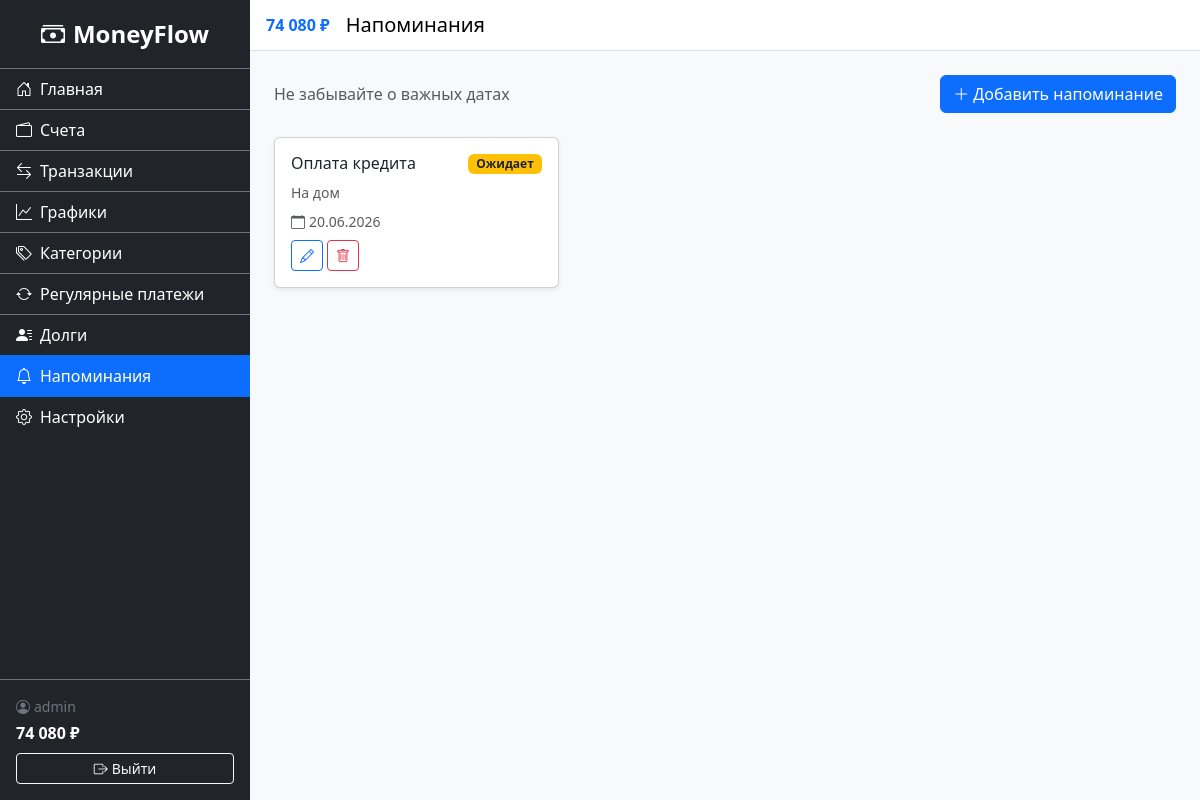
Screenshot of /finance/reminders/ (signed in) with the database file from the repository.
### accounts/models.py (models this page shows, shortened)
class CustomUser(AbstractUser):
    username = models.CharField(
        'Имя пользователя',
        max_length=150,
        unique=True,
        validators=[UnicodeUsernameValidator()],
        error_messages={'unique': 'Пользователь с таким именем уже существует.'},
    )
    phone_number = models.CharField(max_length=15, blank=True, null=True, verbose_name="Номер телефона")
    is_email_verified = models.BooleanField('Email подтверждён', default=False)

### finance/models.py (models this page shows, shortened)
class Reminder(models.Model):
    user = models.ForeignKey(settings.AUTH_USER_MODEL, on_delete=models.CASCADE, related_name='reminders')
    title = models.CharField('Заголовок', max_length=200)
    message = models.TextField('Сообщение', blank=True)
    remind_date = models.DateField('Дата напоминания')
    is_completed = models.BooleanField('Выполнено', default=False)
    transaction = models.ForeignKey(Transaction, on_delete=models.SET_NULL, null=True, blank=True, related_name='reminders', verbose_name='Связанная транзакция')
    created_at = models.DateTimeField('Дата создания', auto_now_add=True)
    class Meta:
        verbose_name = 'Напоминание'
        verbose_name_plural = 'Напоминания'
        ordering = ['is_completed', 'remind_date']

### finance/views.py (the view)
# urls.py: path('reminders/', views.ReminderListView.as_view(), name='reminder_list'),
class ReminderListView(LoginRequiredMixin, ListView):
    model = Reminder
    template_name = 'finance/reminder_list.html'
    context_object_name = 'reminders'
    def get_queryset(self):
        return Reminder.objects.filter(user=self.request.user).select_related('transaction')

### finance/context_processors.py (called while the page is built)
def total_balance(request):
    if request.user.is_authenticated:
        balance = Account.objects.filter(user=request.user).aggregate(
            total=Sum('balance')
        )['total'] or 0
        return {'sidebar_balance': balance}
    return {'sidebar_balance': 0}

### finance/templatetags/finance_tags.py (called while the page is built)
@register.filter
def spaced(value):
    if value is None:
        return '0'
    num = float(value)
    is_neg = num < 0
    num = abs(num)
    int_part = int(num)
    frac = num - int_part
    int_str = str(int_part)
    result = ''
    while int_str:
        if len(int_str) <= 3:
            result = int_str + result
            int_str = ''
        else:
            result = ' ' + int_str[-3:] + result
            int_str = int_str[:-3]
    if frac >= 0.005:
        result += f'{frac:.2f}'[1:]
    return ('-' if is_neg else '') + result

### finance/templates/finance/reminder_list.html (shortened to what this page needs)
{% extends 'base.html' %}
{% block page_title %}Напоминания{% endblock %}
{% block content %}
<div class="d-flex justify-content-between align-items-center mb-4">
    <span class="text-muted">Не забывайте о важных датах</span>
    <a href="{% url 'finance:reminder_create' %}" class="btn btn-primary">
        <i class="bi bi-plus-lg me-1"></i>Добавить напоминание
    </a>
</div>
{% if reminders %}
<div class="row">
    {% for r in reminders %}
    <div class="col-md-6 col-lg-4 mb-3">
        <div class="card shadow-sm h-100 {% if r.is_completed %}bg-light{% endif %}">
            <div class="card-body">
                <div class="d-flex justify-content-between align-items-start mb-2">
                    <h6 class="card-title mb-0 {% if r.is_completed %}text-muted text-decoration-line-through{% endif %}">
                        {{ r.title }}
                    </h6>
                    {% if r.is_completed %}
                    <span class="badge bg-success">Выполнено</span>
                    {% else %}
                    <span class="badge bg-warning text-dark">Ожидает</span>
                    {% endif %}
                </div>
                {% if r.message %}<p class="small text-muted mb-2">{{ r.message }}</p>{% endif %}
                <div class="small text-muted mb-2">
                    <i class="bi bi-calendar me-1"></i>{{ r.remind_date|date:'d.m.Y' }}
                </div>
                <div class="d-flex gap-1">
                    <a href="{% url 'finance:reminder_update' r.pk %}" class="btn btn-outline-primary btn-sm">
                        <i class="bi bi-pencil"></i>
                    </a>
                    <a href="{% url 'finance:reminder_delete' r.pk %}" class="btn btn-outline-danger btn-sm">
                        <i class="bi bi-trash"></i>
                    </a>
                </div>
            </div>
        </div>
    </div>
    {% endfor %}
</div>
{% else %}
<div class="text-center text-muted py-5">
    <i class="bi bi-bell display-3 d-block mb-3"></i>
    Нет напоминаний.
</div>
{% endif %}
{% endblock %}

### templates/base.html (shortened to what this page needs)
<!DOCTYPE html>
<html lang="ru">
<head>
    <link href="https://cdn.jsdelivr.net/npm/bootstrap@5.3.3/dist/css/bootstrap.min.css" rel="stylesheet">
    <link rel="stylesheet" href="https://cdn.jsdelivr.net/npm/bootstrap-icons@1.11.3/font/bootstrap-icons.css">
    {% load static %}
    {% load finance_tags %}
    <link rel="stylesheet" href="{% static 'css/styles.css' %}">
    <link rel="stylesheet" href="{% static 'css/dark-theme.css' %}" id="dark-theme" disabled>
</head>
<body>
    <div class="d-flex" id="wrapper">
        <div class="sidebar bg-dark text-white" id="sidebar-wrapper">
            <div class="sidebar-heading text-center py-3 fs-4 fw-bold border-bottom border-secondary">
                <i class="bi bi-cash-stack me-2"></i>MoneyFlow
            </div>
            <div class="list-group list-group-flush">
                <a href="{% url 'home' %}" class="list-group-item list-group-item-action bg-dark text-white border-secondary {% if request.resolver_match.url_name == 'home' %}active{% endif %}">
                    <i class="bi bi-house-door me-2"></i>Главная
                </a>
                <a href="{% url 'finance:account_list' %}" class="list-group-item list-group-item-action bg-dark text-white border-secondary {% if '/finance/accounts' in request.path %}active{% endif %}">
                    <i class="bi bi-wallet2 me-2"></i>Счета
                </a>
                <a href="{% url 'finance:transaction_list' %}" class="list-group-item list-group-item-action bg-dark text-white border-secondary {% if '/finance/transactions' in request.path %}active{% endif %}">
                    <i class="bi bi-arrow-left-right me-2"></i>Транзакции
                </a>
                <a href="{% url 'finance:charts' %}" class="list-group-item list-group-item-action bg-dark text-white border-secondary {% if '/finance/charts' in request.path %}active{% endif %}">
                    <i class="bi bi-graph-up me-2"></i>Графики
                </a>
                <a href="{% url 'finance:category_list' %}" class="list-group-item list-group-item-action bg-dark text-white border-secondary {% if '/finance/categories' in request.path %}active{% endif %}">
                    <i class="bi bi-tags me-2"></i>Категории
                </a>
                <a href="{% url 'finance:recurring_list' %}" class="list-group-item list-group-item-action bg-dark text-white border-secondary {% if '/finance/recurring' in request.path %}active{% endif %}">
                    <i class="bi bi-arrow-repeat me-2"></i>Регулярные платежи
                </a>
                <a href="{% url 'finance:debt_list' %}" class="list-group-item list-group-item-action bg-dark text-white border-secondary {% if '/finance/debts' in request.path %}active{% endif %}">
                    <i class="bi bi-person-lines-fill me-2"></i>Долги
                </a>
                <a href="{% url 'finance:reminder_list' %}" class="list-group-item list-group-item-action bg-dark text-white border-secondary {% if '/finance/reminders' in request.path %}active{% endif %}">
                    <i class="bi bi-bell me-2"></i>Напоминания
                </a>
                <a href="{% url 'accounts:settings' %}" class="list-group-item list-group-item-action bg-dark text-white border-secondary {% if '/accounts/settings' in request.path %}active{% endif %}">
                    <i class="bi bi-gear me-2"></i>Настройки
                </a>
            </div>
            <div class="sidebar-footer border-top border-secondary p-3 mt-auto">
                <span class="d-block small text-secondary">
                    <i class="bi bi-person-circle me-1"></i>{{ user.username }}
                </span>
                <span class="d-block fw-bold text-white fs-6 mt-1">
                    {{ sidebar_balance|spaced }} ₽
                </span>
                <form method="post" action="{% url 'accounts:logout' %}" class="mt-2">
                    <button type="submit" class="btn btn-outline-light btn-sm w-100">
                        <i class="bi bi-box-arrow-right me-1"></i>Выйти
                    </button>
                </form>
            </div>
        </div>
        <div id="page-content-wrapper" class="flex-grow-1">
            <nav class="navbar navbar-expand navbar-light bg-white border-bottom px-3">
                <span class="fw-bold me-3 text-primary">{{ sidebar_balance|spaced }} ₽</span>
                <span class="navbar-brand mb-0 h1 me-auto">{% block page_title %}Главная{% endblock %}</span>
            </nav>
            <div class="container-fluid p-4">
                {% block content %}{% endblock %}
            </div>
        </div>
    </div>
</body>
</html>

### static/css/styles.css (style rules this page uses)
#wrapper { min-height: 100vh; }
.sidebar { width: 250px; min-height: 100vh; display: flex; flex-direction: column; flex-shrink: 0; z-index: 1040; }
.sidebar .list-group-item { transition: background 0.2s; }
.sidebar .list-group-item.active { background: #0d6efd !important; border-color: #0d6efd !important; }
.sidebar-footer { margin-top: auto; }
#page-content-wrapper { min-width: 0; background: #f8f9fa; }

### rows the page displays
CustomUser: username "admin"
Reminder: title "Оплата кредита", is_completed "Ожидает", message "На дом", remind_date "20.06.2026"

### other values shown
{{ sidebar_balance|spaced }} "74 080"
